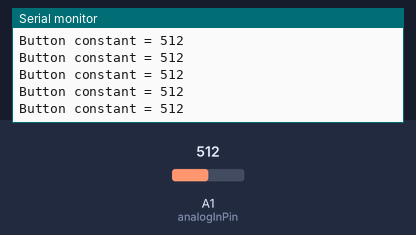
A sketch run on a simulated Arduino Uno, built with avr-gcc and run on an emulated ATmega328P. Parts: the last lines printed to the serial monitor. Inputs (shaded band) come from the test bench; at power-on: A1 (analogInPin) = 512.

Above: at 1.2 s.
1.3 s: A1 (analogInPin) set to 111
At 2.2 s:
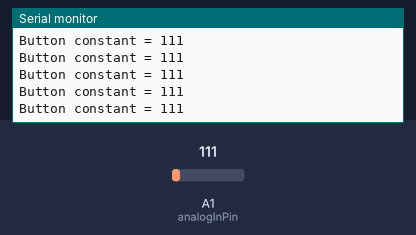
2.8 s: A1 (analogInPin) set to 95
At 3.9 s:
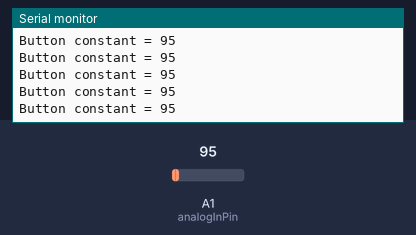
11.8 s: A1 (analogInPin) set to 8
At 12.4 s:
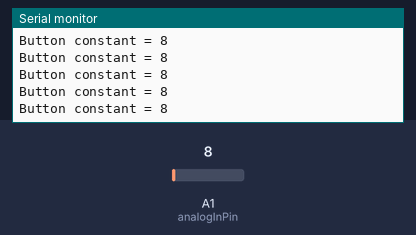
14.8 s: A1 (analogInPin) set to 11
At 15.5 s:
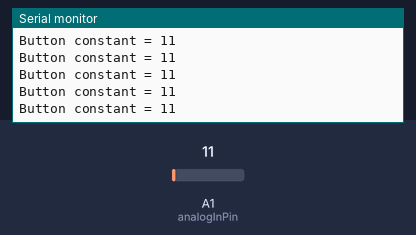
Timing chart, 0 to 17.8 s (numbered marks = the images above; inputs shaded):
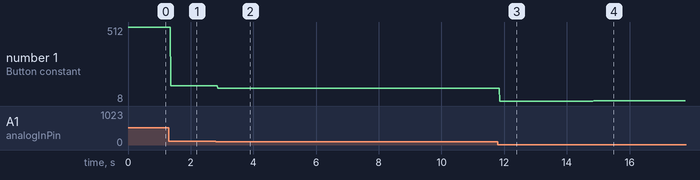

Measured:
- after the input at 1.3 s, the serial monitor: prints a new line after 0.06 s (image 1)
- after the input at 2.8 s, the serial monitor: prints a new line after 0.07 s (image 2)
- after the input at 11.8 s, the serial monitor: prints a new line after 0.06 s (image 3)
- after the input at 14.8 s, the serial monitor: prints a new line after 0.05 s (image 4)
- plotted number 1: 512 → 111 after the input at 1.3 s, 111 → 95 after the input at 2.8 s, 95 → 8 after the input at 11.8 s, 8 → 11 after the input at 14.8 s

The sketch:

Determine_button_constants.ino
```cpp
const int analogInPin = A1;  // Analog input pin that the buttons attached

int sensorValue = 0;        // value read from the button

void setup() {
  // initialize serial communications at 9600 bps:
  Serial.begin(9600);
}

void loop() {
  // read the analog in value:
  sensorValue = analogRead(analogInPin);

  Serial.print("Button constant = ");
  Serial.println(sensorValue);

  // wait 20 milliseconds before the next loop for the analog-to-digital
  // converter to settle after the last reading:
  delay(20);
}
```
